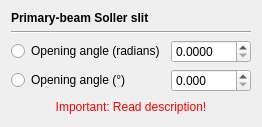
<?xml version="1.0" encoding="UTF-8"?>
<ui version="4.0">
 <class>OpticsConfigPagePcolForm</class>
 <widget class="QWidget" name="OpticsConfigPagePcolForm">
  <property name="geometry">
   <rect>
    <x>0</x>
    <y>0</y>
    <width>262</width>
    <height>127</height>
   </rect>
  </property>
  <property name="windowTitle">
   <string>Form</string>
  </property>
  <layout class="QGridLayout" name="gridLayout">
   <item row="2" column="0">
    <widget class="QRadioButton" name="radioButtonRad">
     <property name="text">
      <string>Opening angle (radians)</string>
     </property>
    </widget>
   </item>
   <item row="2" column="1">
    <widget class="QDoubleSpinBox" name="doubleSpinBoxPcollR">
     <property name="toolTip">
      <string>SColl</string>
     </property>
     <property name="decimals">
      <number>4</number>
     </property>
     <property name="maximum">
      <double>1.000000000000000</double>
     </property>
     <property name="singleStep">
      <double>0.010000000000000</double>
     </property>
    </widget>
   </item>
   <item row="0" column="0" colspan="2">
    <widget class="QLabel" name="label">
     <property name="font">
      <font>
       <bold>true</bold>
      </font>
     </property>
     <property name="text">
      <string>Primary-beam Soller slit</string>
     </property>
    </widget>
   </item>
   <item row="3" column="0">
    <widget class="QRadioButton" name="radioButtonDeg">
     <property name="text">
      <string>Opening angle (°)</string>
     </property>
    </widget>
   </item>
   <item row="5" column="0" colspan="2">
    <widget class="QLabel" name="label_2">
     <property name="sizePolicy">
      <sizepolicy hsizetype="Preferred" vsizetype="Expanding">
       <horstretch>0</horstretch>
       <verstretch>0</verstretch>
      </sizepolicy>
     </property>
     <property name="text">
      <string>&lt;font color='red'&gt;Important: Read description!&lt;/font&gt;</string>
     </property>
     <property name="alignment">
      <set>Qt::AlignCenter</set>
     </property>
    </widget>
   </item>
   <item row="3" column="1">
    <widget class="QDoubleSpinBox" name="doubleSpinBoxPcollD">
     <property name="decimals">
      <number>3</number>
     </property>
     <property name="maximum">
      <double>10.000000000000000</double>
     </property>
     <property name="singleStep">
      <double>0.100000000000000</double>
     </property>
    </widget>
   </item>
   <item row="1" column="0" colspan="2">
    <widget class="Line" name="line">
     <property name="orientation">
      <enum>Qt::Horizontal</enum>
     </property>
    </widget>
   </item>
  </layout>
 </widget>
 <resources/>
 <connections/>
</ui>
